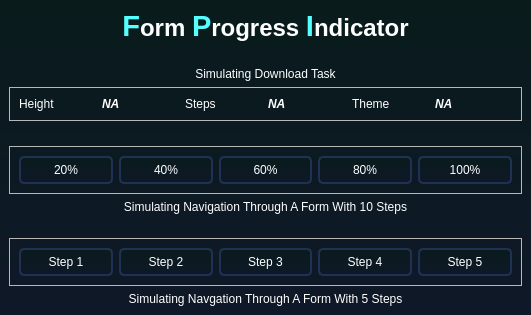
<?xml version="1.0" encoding="UTF-8"?>
<ui version="4.0">
 <class>MainWindow</class>
 <widget class="QMainWindow" name="MainWindow">
  <property name="geometry">
   <rect>
    <x>0</x>
    <y>0</y>
    <width>531</width>
    <height>315</height>
   </rect>
  </property>
  <property name="windowTitle">
   <string>MainWindow</string>
  </property>
  <property name="styleSheet">
   <string notr="true">*{
	color:#ffffff;
}</string>
  </property>
  <widget class="QWidget" name="centralwidget">
   <property name="styleSheet">
    <string notr="true">#centralwidget{background-color: qlineargradient(spread:pad, x1:0.5, y1:0, x2:0.5, y2:1, stop:0 rgba(9, 27, 27, 255), stop:1 rgba(15, 24, 40, 255));}
QPushButton{
background-color: qlineargradient(spread:pad, x1:0.5, y1:0, x2:0.5, y2:1, stop:0 rgba(9, 27, 27, 255), stop:1 rgba(15, 24, 40, 255));
padding: 5px;
border-radius: 5px;
border: 2px solid rgb(32, 50, 84)
}</string>
   </property>
   <layout class="QVBoxLayout" name="verticalLayout">
    <item alignment="Qt::AlignTop">
     <widget class="QLabel" name="label">
      <property name="text">
       <string>&lt;html&gt;&lt;head/&gt;&lt;body&gt;&lt;p align=&quot;center&quot;&gt;&lt;span style=&quot; font-size:22pt; font-weight:600; color:#55ffff;&quot;&gt;F&lt;/span&gt;&lt;span style=&quot; font-size:18pt; font-weight:600;&quot;&gt;orm &lt;/span&gt;&lt;span style=&quot; font-size:22pt; font-weight:600; color:#55ffff;&quot;&gt;P&lt;/span&gt;&lt;span style=&quot; font-size:18pt; font-weight:600;&quot;&gt;rogress &lt;/span&gt;&lt;span style=&quot; font-size:22pt; font-weight:600; color:#55ffff;&quot;&gt;I&lt;/span&gt;&lt;span style=&quot; font-size:18pt; font-weight:600;&quot;&gt;ndicator&lt;/span&gt;&lt;/p&gt;&lt;/body&gt;&lt;/html&gt;</string>
      </property>
      <property name="alignment">
       <set>Qt::AlignCenter</set>
      </property>
     </widget>
    </item>
    <item>
     <widget class="FormProgressIndicator" name="widget_3" native="true">
      <property name="sizePolicy">
       <sizepolicy hsizetype="Expanding" vsizetype="Preferred">
        <horstretch>0</horstretch>
        <verstretch>0</verstretch>
       </sizepolicy>
      </property>
      <layout class="QVBoxLayout" name="verticalLayout_2">
       <property name="spacing">
        <number>0</number>
       </property>
       <property name="leftMargin">
        <number>0</number>
       </property>
       <property name="topMargin">
        <number>0</number>
       </property>
       <property name="rightMargin">
        <number>0</number>
       </property>
       <property name="bottomMargin">
        <number>0</number>
       </property>
      </layout>
     </widget>
    </item>
    <item>
     <widget class="QLabel" name="label_2">
      <property name="text">
       <string>Simulating Download Task</string>
      </property>
      <property name="alignment">
       <set>Qt::AlignCenter</set>
      </property>
     </widget>
    </item>
    <item>
     <widget class="QFrame" name="frame_3">
      <property name="frameShape">
       <enum>QFrame::StyledPanel</enum>
      </property>
      <property name="frameShadow">
       <enum>QFrame::Raised</enum>
      </property>
      <layout class="QHBoxLayout" name="horizontalLayout_3">
       <item>
        <widget class="QLabel" name="label_5">
         <property name="text">
          <string>Height</string>
         </property>
        </widget>
       </item>
       <item>
        <widget class="QLabel" name="height">
         <property name="font">
          <font>
           <italic>true</italic>
           <bold>true</bold>
          </font>
         </property>
         <property name="text">
          <string>NA</string>
         </property>
        </widget>
       </item>
       <item>
        <widget class="QLabel" name="label_6">
         <property name="text">
          <string>Steps</string>
         </property>
        </widget>
       </item>
       <item>
        <widget class="QLabel" name="steps">
         <property name="font">
          <font>
           <italic>true</italic>
           <bold>true</bold>
          </font>
         </property>
         <property name="text">
          <string>NA</string>
         </property>
        </widget>
       </item>
       <item>
        <widget class="QLabel" name="label_7">
         <property name="text">
          <string>Theme</string>
         </property>
        </widget>
       </item>
       <item>
        <widget class="QLabel" name="theme">
         <property name="font">
          <font>
           <italic>true</italic>
           <bold>true</bold>
          </font>
         </property>
         <property name="text">
          <string>NA</string>
         </property>
        </widget>
       </item>
      </layout>
     </widget>
    </item>
    <item>
     <widget class="FormProgressIndicator" name="widget_2" native="true"/>
    </item>
    <item>
     <widget class="QFrame" name="frame_2">
      <property name="frameShape">
       <enum>QFrame::StyledPanel</enum>
      </property>
      <property name="frameShadow">
       <enum>QFrame::Raised</enum>
      </property>
      <layout class="QHBoxLayout" name="horizontalLayout_2">
       <item>
        <widget class="QPushButton" name="step_6">
         <property name="text">
          <string>20%</string>
         </property>
        </widget>
       </item>
       <item>
        <widget class="QPushButton" name="step_7">
         <property name="text">
          <string>40%</string>
         </property>
        </widget>
       </item>
       <item>
        <widget class="QPushButton" name="step_8">
         <property name="text">
          <string>60%</string>
         </property>
        </widget>
       </item>
       <item>
        <widget class="QPushButton" name="step_9">
         <property name="text">
          <string>80%</string>
         </property>
        </widget>
       </item>
       <item>
        <widget class="QPushButton" name="step_10">
         <property name="text">
          <string>100%</string>
         </property>
        </widget>
       </item>
      </layout>
     </widget>
    </item>
    <item>
     <widget class="QLabel" name="label_3">
      <property name="text">
       <string>Simulating Navigation Through A Form With 10 Steps</string>
      </property>
      <property name="alignment">
       <set>Qt::AlignCenter</set>
      </property>
     </widget>
    </item>
    <item>
     <widget class="FormProgressIndicator" name="widget" native="true">
      <property name="styleSheet">
       <string notr="true"/>
      </property>
     </widget>
    </item>
    <item>
     <widget class="QFrame" name="frame">
      <property name="frameShape">
       <enum>QFrame::StyledPanel</enum>
      </property>
      <property name="frameShadow">
       <enum>QFrame::Raised</enum>
      </property>
      <layout class="QHBoxLayout" name="horizontalLayout">
       <item>
        <widget class="QPushButton" name="step_1">
         <property name="text">
          <string>Step 1</string>
         </property>
        </widget>
       </item>
       <item>
        <widget class="QPushButton" name="step_2">
         <property name="text">
          <string>Step 2</string>
         </property>
        </widget>
       </item>
       <item>
        <widget class="QPushButton" name="step_3">
         <property name="text">
          <string>Step 3</string>
         </property>
        </widget>
       </item>
       <item>
        <widget class="QPushButton" name="step_4">
         <property name="text">
          <string>Step 4</string>
         </property>
        </widget>
       </item>
       <item>
        <widget class="QPushButton" name="step_5">
         <property name="text">
          <string>Step 5</string>
         </property>
        </widget>
       </item>
      </layout>
     </widget>
    </item>
    <item>
     <widget class="QLabel" name="label_4">
      <property name="text">
       <string>Simulating Navgation Through A Form With 5 Steps</string>
      </property>
      <property name="alignment">
       <set>Qt::AlignCenter</set>
      </property>
     </widget>
    </item>
   </layout>
  </widget>
 </widget>
 <customwidgets>
  <customwidget>
   <class>FormProgressIndicator</class>
   <extends>QWidget</extends>
   <header location="global">custom_elements.h</header>
   <container>1</container>
  </customwidget>
 </customwidgets>
 <resources/>
 <connections/>
</ui>
